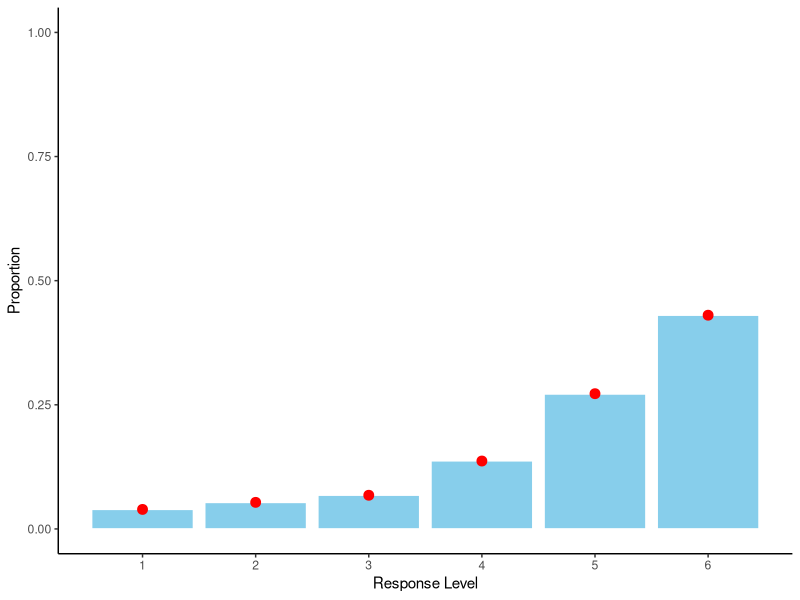

The R source for this figure:
## ---- chunk 1
knitr::opts_chunk$set(cache=TRUE, echo=FALSE, warning=FALSE, message=FALSE,
                      fig.width=9, fig.align="center")
## ---- chunk 2
# Required librarys and external files ----------------------------------------

library(readxl)
library(tidyr)
library(dplyr)
library(ggplot2)
library(gridExtra)

# Clean and process the data --------------------------------------------------

# Generates warnings for the Ps who didn't do day 2
suppressWarnings(expData <- read_excel("Vacc_HPHH_publicDataset.xlsx", sheet = 2))

# Exclude Ps who didn't do day 2 and failed the attention checks
expData.clean <- expData %>%
  # It's good to add a subject number so we can go back to original data
  mutate(subject_number = 1:nrow(.)) %>%
  filter(Returned == 1,
         `AttentionCheck_PostTest (if = 4 then include)` == 4,
         `AttentionChecks_Sum(include if = 4)` == 4,
         Paid_Attention == 1)

# Get all the dependent measures into a DF
questionnaireData <- expData.clean %>%
  # Pull out the columns and use consistent names
  select(subject_number,
         intervention = Condition,
         pretest.healthy = Healthy_VaxscalePretest,
         posttest.healthy = Healthy_VaxscalePosttest,
         pretest.diseases = Diseases_VaxScalePretest,
         posttest.diseases = Diseases_VaxScalePosttest,
         pretest.doctors = Doctors_VaxScalePreTest,
         posttest.doctors = Doctors_VaxScalePostTest,
         pretest.side_effects = Sideeffects_VaxScalePreTest,
         posttest.side_effects = Sideeffects_VaxScalePostTest,
         pretest.plan_to = Planto_VaxScalePreTest,
         posttest.plan_to = Planto_VaxScalePostTest) %>%
  # Reverse-code the approrpiate columns
  mutate(pretest.diseases = 7 - pretest.diseases,
         posttest.diseases = 7 - posttest.diseases,
         pretest.side_effects = 7 - pretest.side_effects,
         posttest.side_effects = 7 - posttest.side_effects) %>%
  # Tidy the data
  gather("question", "response", -subject_number, -intervention) %>%
  separate(question, c("interval", "question"), sep = "\\.") %>% 
  mutate(intervention = factor(intervention, 
                               c("Control", "Autism Correction", "Disease Risk")),
         interval = factor(interval, 
                           c("pretest", "posttest"), ordered = TRUE),
         question = factor(question, 
                           c("healthy", "diseases", "doctors", "side_effects", "plan_to"))) %>%
  # Pre- and post-test get their own columns in these analyses
  mutate(interval = paste0(interval, "_response")) %>%
  spread(interval, response)
# -----------------------------------------------------------------------------
## ---- chunk 3
numBootstraps <- 1e3  # Should be a big number
numObservations <- nrow(questionnaireData)
uniqueResponses <- sort(unique(questionnaireData$pretest_response))

# The observed proportion of responses at each level
obsPretestResponseProbabilities <- as.numeric(table(questionnaireData$pretest_response)) / 
  numObservations
## ---- chunk 4
# Bootstrap to find the probability that each response will be given to pre-test
# questions.

pretestData <- matrix(data = 0,
                      nrow = numBootstraps, 
                      ncol = length(uniqueResponses))
colnames(pretestData) <- paste(uniqueResponses)

# Run the bootstrap
for (ii in seq_len(numBootstraps)) {
  bootSamples <- sample(questionnaireData$pretest_response, 
                        numObservations, 
                        replace = TRUE)
  bootSamplesTabulated <- table(bootSamples)
  pretestData[ii, names(bootSamplesTabulated)] <- bootSamplesTabulated
}

# Convert the counts to probabilities
pretestData <- pretestData / numObservations
## ---- chunk 5
pretestResults <- data_frame(response = uniqueResponses, 
                             bootstrap_prob = apply(pretestData, 2, mean),
                             bootstrap_sd = apply(pretestData, 2, sd),
                             observed_prob = obsPretestResponseProbabilities)
ggplot(pretestResults, aes(x = response)) + 
  geom_bar(aes(y = observed_prob), stat = "identity", 
           color="white", fill="skyblue") + 
  geom_point(aes(y = bootstrap_prob), size=3, color="red") + 
  geom_errorbar(aes(ymin = bootstrap_prob-bootstrap_sd/2, 
                    ymax = bootstrap_prob+bootstrap_sd/2),
                size=2, color="red", width=0) +
  scale_x_continuous(breaks = 1:length(uniqueResponses)) +
  scale_y_continuous(limits = c(0, 1)) +
  xlab("Response Level") + 
  ylab("Proportion") + 
  theme_classic()
## ---- chunk 6

# preintervention responses x intervention groups x bootstraps x postintervention responses
posttestData <- array(data = 0,
                      dim = c(length(uniqueResponses),
                              length(levels(questionnaireData$intervention)),
                              numBootstraps, 
                              length(uniqueResponses)),
                      dimnames = list(paste(uniqueResponses),
                                      levels(questionnaireData$intervention),
                                      NULL,
                                      paste(uniqueResponses)))

for (pretestResponse in seq_along(uniqueResponses)) {
  for (interventionLevel in seq_along(levels(questionnaireData$intervention))) {
    # Get the subset of data for each combination of intervention and
    # pre-intervention response level.
    questionnaireDataSubset <- filter(questionnaireData,
                                      intervention == levels(questionnaireData$intervention)[interventionLevel],
                                      pretest_response == pretestResponse)
    numObservationsSubset <- nrow(questionnaireDataSubset)
    
    # Run the bootstrap
    for (ii in seq_len(numBootstraps)) {
      bootSamples <- sample(questionnaireDataSubset$posttest_response, 
                            numObservationsSubset, 
                            replace = TRUE)
      bootSamplesTabulated <- table(bootSamples)
      posttestData[pretestResponse, 
                   interventionLevel, 
                   ii, 
                   names(bootSamplesTabulated)] <- bootSamplesTabulated
    }
    
    # Convert the counts to probabilities
    posttestData[pretestResponse, interventionLevel, , ] <- 
      posttestData[pretestResponse, interventionLevel, , ] / numObservationsSubset
  }
  
  # Convert the conditional probabilities to joint probabilities using the 
  # observed priors on each pretest response.
  posttestData[pretestResponse, , , ] <- posttestData[pretestResponse, , , ] *
    obsPretestResponseProbabilities[pretestResponse]
}
